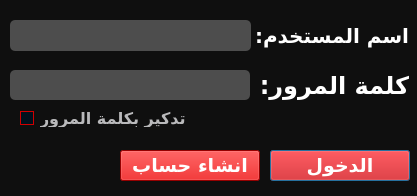
<?xml version="1.0" encoding="UTF-8"?>
<ui version="4.0">
 <class>Dialog</class>
 <widget class="QDialog" name="Dialog">
  <property name="geometry">
   <rect>
    <x>0</x>
    <y>0</y>
    <width>417</width>
    <height>196</height>
   </rect>
  </property>
  <property name="minimumSize">
   <size>
    <width>1</width>
    <height>1</height>
   </size>
  </property>
  <property name="maximumSize">
   <size>
    <width>1414141</width>
    <height>1414141</height>
   </size>
  </property>
  <property name="windowTitle">
   <string>Login - ElecSemlali</string>
  </property>
  <property name="windowIcon">
   <iconset>
    <normaloff>../../Downloads/link.png</normaloff>../../Downloads/link.png</iconset>
  </property>
  <property name="styleSheet">
   <string notr="true">/*Copyright (c) DevSec Studio. All rights reserved.

MIT License

Permission is hereby granted, free of charge, to any person obtaining a copy
of this software and associated documentation files (the &quot;Software&quot;), to deal
in the Software without restriction, including without limitation the rights
to use, copy, modify, merge, publish, distribute, sublicense, and/or sell
copies of the Software, and to permit persons to whom the Software is
furnished to do so, subject to the following conditions:

The above copyright notice and this permission notice shall be included in all
copies or substantial portions of the Software.

THE SOFTWARE IS PROVIDED *AS IS*, WITHOUT WARRANTY OF ANY KIND, EXPRESS OR
IMPLIED, INCLUDING BUT NOT LIMITED TO THE WARRANTIES OF MERCHANTABILITY,
FITNESS FOR A PARTICULAR PURPOSE AND NONINFRINGEMENT. IN NO EVENT SHALL THE
AUTHORS OR COPYRIGHT HOLDERS BE LIABLE FOR ANY CLAIM, DAMAGES OR OTHER
LIABILITY, WHETHER IN AN ACTION OF CONTRACT, TORT OR OTHERWISE, ARISING FROM,
OUT OF OR IN CONNECTION WITH THE SOFTWARE OR THE USE OR OTHER DEALINGS IN THE SOFTWARE.
*/

/*-----QWidget-----*/
QWidget
{
	background-color: #0f0f0f;
	color: #fff;
	border-color: #000000;

}


/*-----QLabel-----*/
QLabel
{
	background-color: transparent;
	color: #fff;
	font-weight: bold;
	border-color: #000000;

}


/*-----QPushButton-----*/
QPushButton
{
	background-color: #d10000;
	color: #fff;
	font-weight: bold;

}


QPushButton::hover
{
	background-color: #ad0000;
	color: #fff;

}


QPushButton::pressed
{
	background-color: #e00000;
	color: #fff;

}


/*-----QToolButton-----*/
QToolButton
{
	background-color: transparent;
	color: #000000;
	border-style: solid;
	border-color: #000000;

}


QToolButton::hover
{
	background-color: #d10000;
	color: #000000;
	border-radius: 15px;
	border-color: #d10000;

}


QToolButton::pressed
{
	background-color: #d10000;
	color: #000000;
	border-style: solid;
	border-width: 0px;

}


/*-----QLineEdit-----*/
QLineEdit{
	background-color: #4d4d4d;
	color: #fff;
	font-weight: bold;
	border-style: solid;
	border-radius: 5px;
	padding: 5px;

}


/*-----QCheckBox-----*/
QCheckBox
{
	background-color: transparent;
	color: #b9b9bb;
	font-weight: bold;

}


QCheckBox::indicator
{
    color: #b1b1b1;
    background-color: #00111d;
    border: 1px solid #d10000;
    width: 12px;
    height: 12px;

}


QCheckBox::indicator:checked
{
    image:url(&quot;./ressources/check.png&quot;); /*To replace*/
	background-color: #d10000;
    border: 1px solid #d10000;

}


QCheckBox::indicator:unchecked:hover
{
    border: 1px solid #ff0000;

}


QCheckBox::disabled
{
	color: #656565;

}


QCheckBox::indicator:disabled
{
	background-color: #656565;
	color: #656565;
    border: 1px solid #656565;

}
</string>
  </property>
  <widget class="QLabel" name="label_2">
   <property name="geometry">
    <rect>
     <x>230</x>
     <y>10</y>
     <width>181</width>
     <height>51</height>
    </rect>
   </property>
   <property name="font">
    <font>
     <family>GE SS Unique Light</family>
     <pointsize>15</pointsize>
     <weight>75</weight>
     <bold>true</bold>
    </font>
   </property>
   <property name="text">
    <string>اسم المستخدم:</string>
   </property>
   <property name="indent">
    <number>2</number>
   </property>
  </widget>
  <widget class="QLineEdit" name="lineEdit">
   <property name="geometry">
    <rect>
     <x>10</x>
     <y>20</y>
     <width>241</width>
     <height>31</height>
    </rect>
   </property>
  </widget>
  <widget class="QLineEdit" name="lineEdit_3">
   <property name="geometry">
    <rect>
     <x>10</x>
     <y>70</y>
     <width>240</width>
     <height>30</height>
    </rect>
   </property>
   <property name="whatsThis">
    <string/>
   </property>
   <property name="echoMode">
    <enum>QLineEdit::Password</enum>
   </property>
  </widget>
  <widget class="QPushButton" name="pushButton">
   <property name="geometry">
    <rect>
     <x>270</x>
     <y>150</y>
     <width>140</width>
     <height>31</height>
    </rect>
   </property>
   <property name="font">
    <font>
     <family>GE SS Unique Light</family>
     <pointsize>14</pointsize>
     <weight>75</weight>
     <bold>true</bold>
    </font>
   </property>
   <property name="text">
    <string>الدخول</string>
   </property>
  </widget>
  <widget class="QPushButton" name="pushButton_5">
   <property name="geometry">
    <rect>
     <x>120</x>
     <y>150</y>
     <width>140</width>
     <height>31</height>
    </rect>
   </property>
   <property name="font">
    <font>
     <family>GE SS Unique Light</family>
     <pointsize>14</pointsize>
     <weight>75</weight>
     <bold>true</bold>
    </font>
   </property>
   <property name="text">
    <string>انشاء حساب</string>
   </property>
  </widget>
  <widget class="QCheckBox" name="checkBox">
   <property name="geometry">
    <rect>
     <x>20</x>
     <y>110</y>
     <width>241</width>
     <height>17</height>
    </rect>
   </property>
   <property name="font">
    <font>
     <family>GE SS Unique Light</family>
     <pointsize>12</pointsize>
     <weight>75</weight>
     <bold>true</bold>
    </font>
   </property>
   <property name="text">
    <string>تدكير بكلمة المرور</string>
   </property>
  </widget>
  <widget class="QLabel" name="label_4">
   <property name="geometry">
    <rect>
     <x>260</x>
     <y>60</y>
     <width>151</width>
     <height>51</height>
    </rect>
   </property>
   <property name="font">
    <font>
     <family>GE SS Unique Light</family>
     <pointsize>18</pointsize>
     <weight>75</weight>
     <bold>true</bold>
    </font>
   </property>
   <property name="text">
    <string>كلمة المرور:</string>
   </property>
   <property name="indent">
    <number>2</number>
   </property>
  </widget>
 </widget>
 <resources>
  <include location="source.qrc"/>
 </resources>
 <connections/>
</ui>
